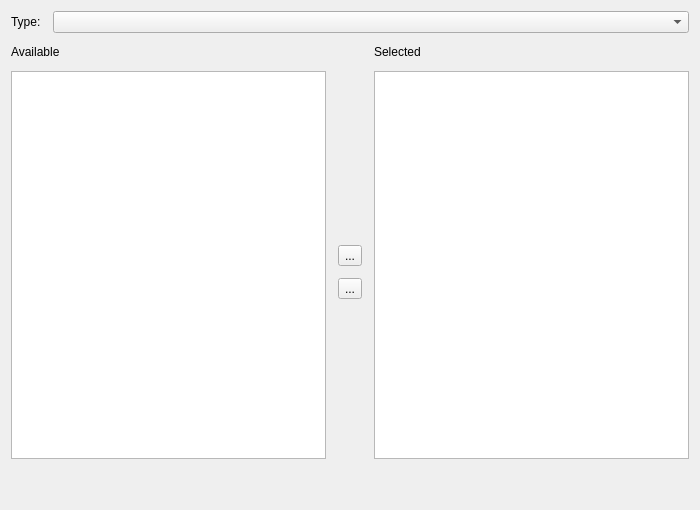
<?xml version="1.0" encoding="UTF-8"?>
<ui version="4.0">
 <class>PageTagChooser</class>
 <widget class="QWizardPage" name="PageTagChooser">
  <property name="geometry">
   <rect>
    <x>0</x>
    <y>0</y>
    <width>700</width>
    <height>510</height>
   </rect>
  </property>
  <property name="sizePolicy">
   <sizepolicy hsizetype="Preferred" vsizetype="Preferred">
    <horstretch>0</horstretch>
    <verstretch>0</verstretch>
   </sizepolicy>
  </property>
  <property name="windowTitle">
   <string>WizardPage</string>
  </property>
  <layout class="QGridLayout" name="gridLayout_3">
   <item row="0" column="0">
    <layout class="QGridLayout" name="gridLayout_4">
     <property name="verticalSpacing">
      <number>12</number>
     </property>
     <item row="0" column="0">
      <layout class="QHBoxLayout" name="horizontalLayout_2">
       <property name="spacing">
        <number>12</number>
       </property>
       <item>
        <widget class="QLabel" name="label_3">
         <property name="text">
          <string>Type:</string>
         </property>
        </widget>
       </item>
       <item>
        <widget class="QComboBox" name="cmbResourceTypes">
         <property name="sizePolicy">
          <sizepolicy hsizetype="MinimumExpanding" vsizetype="Fixed">
           <horstretch>0</horstretch>
           <verstretch>0</verstretch>
          </sizepolicy>
         </property>
         <property name="insertPolicy">
          <enum>QComboBox::InsertAlphabetically</enum>
         </property>
        </widget>
       </item>
      </layout>
     </item>
     <item row="1" column="0">
      <layout class="QHBoxLayout" name="horizontalLayout_3">
       <property name="spacing">
        <number>12</number>
       </property>
       <item>
        <layout class="QGridLayout" name="gridLayout">
         <property name="leftMargin">
          <number>0</number>
         </property>
         <property name="spacing">
          <number>12</number>
         </property>
         <item row="1" column="1">
          <widget class="QListWidget" name="tableAvailable">
           <property name="minimumSize">
            <size>
             <width>0</width>
             <height>350</height>
            </size>
           </property>
           <property name="spacing">
            <number>2</number>
           </property>
          </widget>
         </item>
         <item row="0" column="1">
          <widget class="QLabel" name="label_4">
           <property name="text">
            <string>Available</string>
           </property>
          </widget>
         </item>
         <item row="2" column="1">
          <spacer name="verticalSpacer">
           <property name="orientation">
            <enum>Qt::Vertical</enum>
           </property>
           <property name="sizeType">
            <enum>QSizePolicy::Fixed</enum>
           </property>
           <property name="sizeHint" stdset="0">
            <size>
             <width>20</width>
             <height>40</height>
            </size>
           </property>
          </spacer>
         </item>
        </layout>
       </item>
       <item>
        <layout class="QVBoxLayout" name="verticalLayout">
         <property name="spacing">
          <number>12</number>
         </property>
         <item>
          <spacer name="verticalSpacer_4">
           <property name="orientation">
            <enum>Qt::Vertical</enum>
           </property>
           <property name="sizeHint" stdset="0">
            <size>
             <width>20</width>
             <height>40</height>
            </size>
           </property>
          </spacer>
         </item>
         <item>
          <widget class="QToolButton" name="bnAdd">
           <property name="text">
            <string>...</string>
           </property>
          </widget>
         </item>
         <item>
          <widget class="QToolButton" name="bnRemove">
           <property name="text">
            <string>...</string>
           </property>
          </widget>
         </item>
         <item>
          <spacer name="verticalSpacer_3">
           <property name="orientation">
            <enum>Qt::Vertical</enum>
           </property>
           <property name="sizeHint" stdset="0">
            <size>
             <width>20</width>
             <height>40</height>
            </size>
           </property>
          </spacer>
         </item>
        </layout>
       </item>
       <item>
        <layout class="QGridLayout" name="gridLayout_2">
         <property name="spacing">
          <number>12</number>
         </property>
         <item row="1" column="0">
          <widget class="QListWidget" name="tableSelected">
           <property name="minimumSize">
            <size>
             <width>0</width>
             <height>350</height>
            </size>
           </property>
           <property name="spacing">
            <number>2</number>
           </property>
          </widget>
         </item>
         <item row="0" column="0">
          <widget class="QLabel" name="label_6">
           <property name="text">
            <string>Selected</string>
           </property>
          </widget>
         </item>
         <item row="2" column="0">
          <spacer name="verticalSpacer_2">
           <property name="orientation">
            <enum>Qt::Vertical</enum>
           </property>
           <property name="sizeType">
            <enum>QSizePolicy::Fixed</enum>
           </property>
           <property name="sizeHint" stdset="0">
            <size>
             <width>20</width>
             <height>40</height>
            </size>
           </property>
          </spacer>
         </item>
        </layout>
       </item>
      </layout>
     </item>
    </layout>
   </item>
  </layout>
 </widget>
 <resources/>
 <connections/>
</ui>
